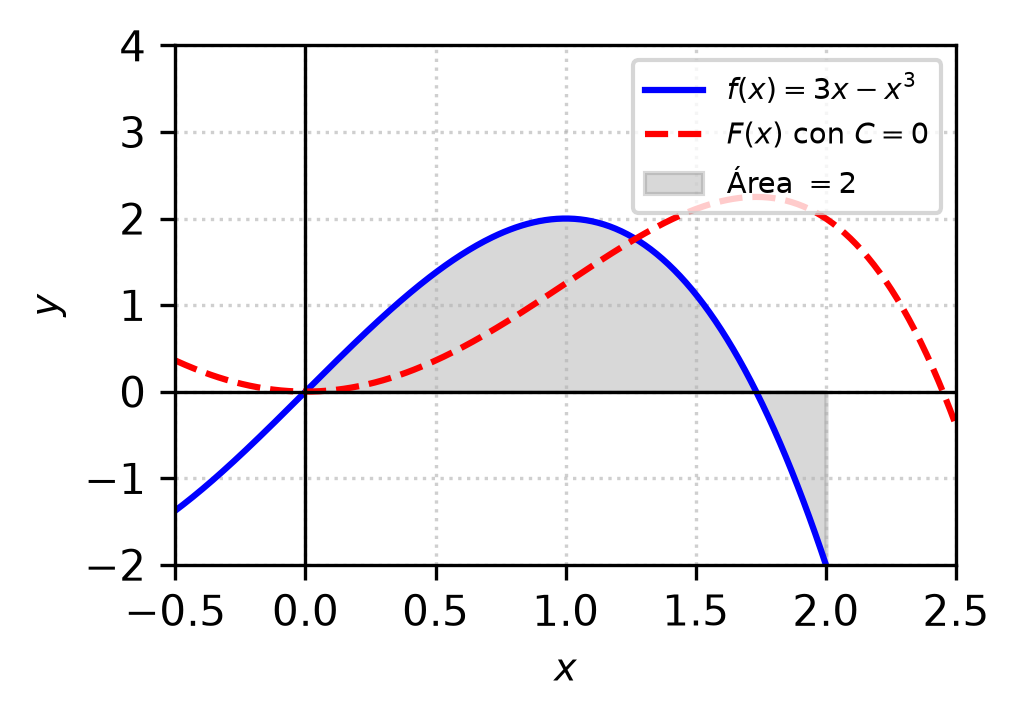

Python code for this plot:
import matplotlib
matplotlib.use('Agg')
import numpy as np
import matplotlib.pyplot as plt

# Definir la función integranda f(x) = 3x - x^3
def f(x):
    return 3 * x - x**3

# Definir la antiderivada F(x) = (3/2)x^2 - (1/4)x^4 con C=0
def F(x):
    return 1.5 * x**2 - 0.25 * x**4

# Configuración del mallado para el gráfico
x = np.linspace(-0.5, 2.5, 400)
y = f(x)
y_antideriv = F(x)

# Creación de la figura adaptada para dos columnas en IEEE
fig, ax = plt.subplots(figsize=(3.5, 2.5))

# Graficar la función y la antiderivada
ax.plot(x, y, label=r'$f(x) = 3x - x^3$', color='b', linewidth=1.5)
ax.plot(x, y_antideriv, label=r'$F(x)$ con $C=0$', color='r', linestyle='--', linewidth=1.5)

# Riquetear el área bajo la curva de 0 a 2
x_fill = np.linspace(0, 2, 200)
ax.fill_between(x_fill, f(x_fill), color='gray', alpha=0.3, label=r'Área $= 2$')

# Configuración de ejes y etiquetas
ax.set_xlim(-0.5, 2.5)
ax.set_ylim(-2, 4)
ax.axhline(0, color='black', linewidth=0.8, linestyle='-')
ax.axvline(0, color='black', linewidth=0.8, linestyle='-')
ax.set_xlabel('$x$', fontsize=9)
ax.set_ylabel('$y$', fontsize=9)
ax.legend(fontsize=7, loc='upper right')
ax.grid(True, linestyle=':', alpha=0.6)

# Ajustar diseño
plt.tight_layout()

plt.savefig(r'semana_06/graficas/SEM06_P06_grafica.png', dpi=300, bbox_inches='tight')
plt.close()
